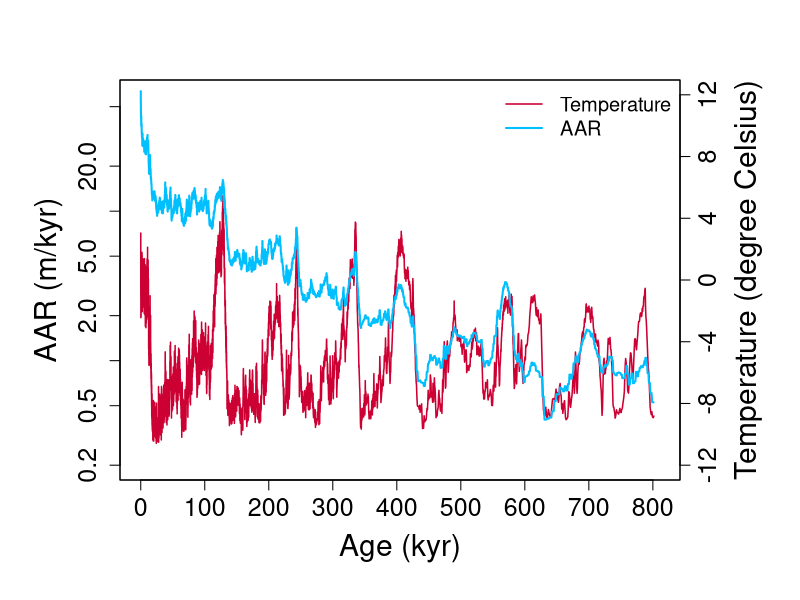

Write R code to recreate this figure.
rm(list=ls())

##Loading Downloaded data calibrated with AICC age
data_raw=read.csv("EPICA_downloaded.csv")

##Loading data file (log(AAR), Temperature(x) and age(z)) derived from downloaded data  
data=read.csv("EPICA_data.csv")

par(mar = c(6, 6, 4, 6))
plot(   data_raw$AgeAICC/1000,data_raw$Temperature,type ="l",lwd=1.5, 
        ylab = "",
        main = " ", 
        xlab = "",
        col = "#CC0033",
        yaxt="n",
        xaxt="n",
        ylim = c(-12,12),
        xlim = c(0,810),
        cex.axis=1.5
)
axis(side=1,at = seq(0,810,100),cex.axis=1.5)
mtext("Age (kyr)", side = 1, line = 3,cex=1.8)

axis(side=4,at = seq(-12,12,4),cex.axis=1.5)
mtext("Temperature (degree Celsius)", side = 4, line = 3,cex=1.8)

par(new = TRUE)
plot(data$z,exp(data$y), lwd=2,
     type = "l", 
     xaxt = "n", 
     #yaxt = "n",
     ylab = "", 
     xlab = "", 
     col = "#00BFFF", lty = 1,
     ylim = c(0.2,60),
     xlim = c(0,810),
     log="y",
     cex.axis=1.5
)
#axis(side=4,at = seq(-1,4.5,1))
mtext("AAR (m/kyr)", side = 2, line = 3,
      cex=1.8)
legend("topright",
       c("Temperature","AAR "),
       col=c("#CC0033","#00BFFF"),
       lty = c(1,1),
       lwd=c(1.5,2),
       bty="n",
       cex=1.2
)

